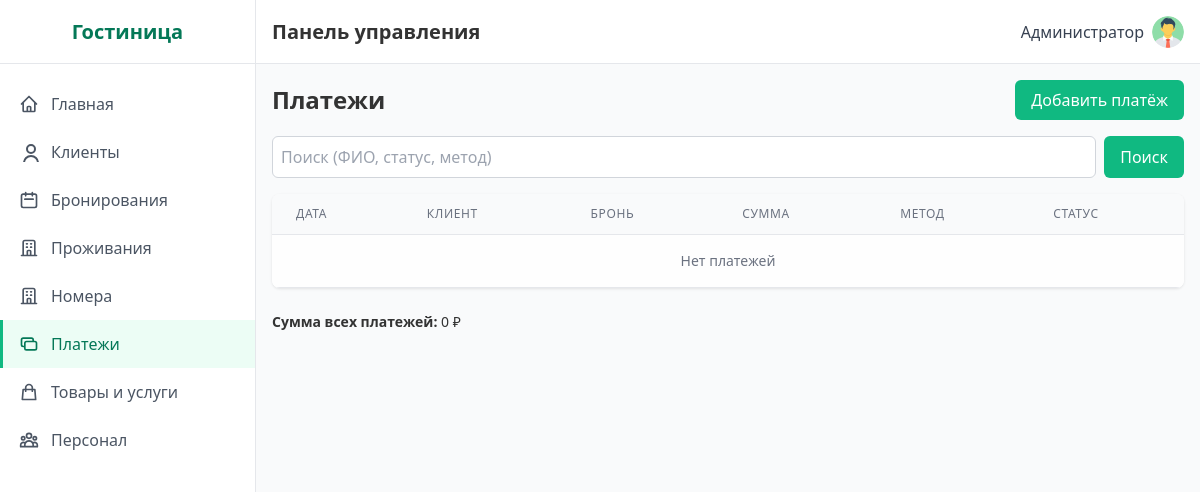
Page /payments/ (signed in) on the earlier database version.
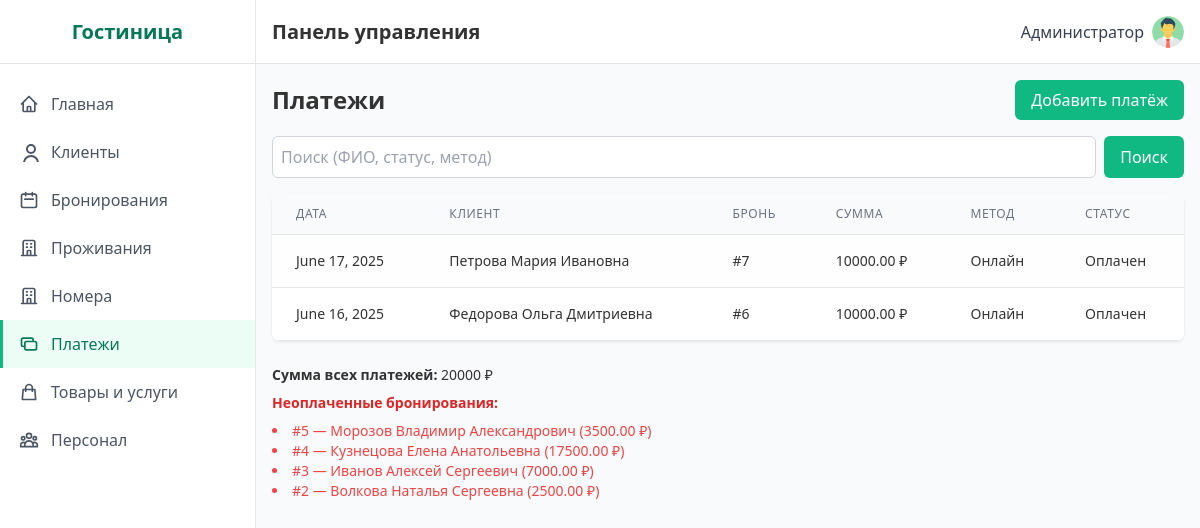
Same page on the later database version.
### hotel/models.py (models this page shows, shortened)
class Payment(models.Model):
    PAYMENT_METHOD_CHOICES = [
        ('Наличные', 'Наличные'),
        ('Карта', 'Карта'),
        ('Онлайн', 'Онлайн'),
    ]
    PAYMENT_STATUS_CHOICES = [
        ('Оплачен', 'Оплачен'),
        ('Отменен', 'Отменен'),
        ('Возврат', 'Возврат'),
    ]
    booking = models.ForeignKey(Booking, on_delete=models.CASCADE, verbose_name='Бронирование', related_name='payments')
    amount = models.DecimalField('Сумма платежа', max_digits=10, decimal_places=2)
    payment_date = models.DateField('Дата платежа', default=timezone.now)
    payment_method = models.CharField('Метод оплаты', max_length=50, choices=PAYMENT_METHOD_CHOICES)
    status = models.CharField('Статус платежа', max_length=50, choices=PAYMENT_STATUS_CHOICES, default='Оплачен')
    class Meta:
        verbose_name = 'Платеж'
        verbose_name_plural = 'Платежи'
        ordering = ['-payment_date']

class Booking(models.Model):
    BOOKING_STATUS_CHOICES = [
        ('Новый', 'Новый'),
        ('Подтвержден', 'Подтвержден'),
        ('Оплачен', 'Оплачен'),
        ('Отменен', 'Отменен'),
        ('Завершен', 'Завершен'),
    ]
    client = models.ForeignKey(Client, on_delete=models.CASCADE, verbose_name='Клиент', related_name='bookings')
    room = models.ForeignKey(Room, on_delete=models.CASCADE, verbose_name='Номер', related_name='bookings')
    checkin_date = models.DateField('Дата заезда')
    checkout_date = models.DateField('Дата выезда')
    total_price = models.DecimalField('Общая стоимость', max_digits=10, decimal_places=2, blank=True, null=True)
    status = models.CharField('Статус бронирования', max_length=50, choices=BOOKING_STATUS_CHOICES, default='Новый')
    created_at = models.DateTimeField('Дата создания', auto_now_add=True)
    updated_at = models.DateTimeField('Дата обновления', auto_now=True)
    class Meta:
        verbose_name = 'Бронирование'
        verbose_name_plural = 'Бронирования'
        ordering = ['-created_at']

class Client(models.Model):
    first_name = models.CharField('Имя', max_length=100)
    last_name = models.CharField('Фамилия', max_length=100)
    middle_name = models.CharField('Отчество', max_length=100)
    phone = models.CharField('Телефон', max_length=20, unique=True)
    email = models.EmailField('Email', max_length=100, unique=True)
    passport_data = models.CharField('Паспортные данные', max_length=50, unique=True)
    registration_date = models.DateField('Дата регистрации', default=timezone.now)
    class Meta:
        verbose_name = 'Клиент'
        verbose_name_plural = 'Клиенты'
        ordering = ['-registration_date', 'last_name']
    def get_full_name(self):
        return f"{self.last_name} {self.first_name} {self.middle_name}"

### hotel/views.py (the view, shortened to what this page needs)
# urls.py: path('payments/', views.PaymentListView.as_view(), name='payment_list'),
class PaymentListView(ProtectedView, ListView):
    model = Payment
    template_name = 'hotel/payment_list.html'
    context_object_name = 'payments'
    def get_queryset(self):
        queryset = super().get_queryset().select_related('booking', 'booking__client')
        search_query = self.request.GET.get('q')
        return queryset.order_by('-payment_date')
    def get_context_data(self, **kwargs):
        context = super().get_context_data(**kwargs)
        context['title'] = 'Платежи и отчёты'
        context['total_paid'] = self.get_queryset().aggregate(Sum('amount'))['amount__sum'] or 0
        context['unpaid_bookings'] = Booking.objects.filter(payments__isnull=True)
        return context

### templates/hotel/payment_list.html (shortened to what this page needs)
{% extends 'base.html' %}
{% block content %}
<div class="mb-8">
  <div class="flex justify-between items-center mb-4">
    <h2 class="text-2xl font-semibold">Платежи</h2>
    <a href="{% url 'payment_add' %}" class="btn-primary">Добавить платёж</a>
  </div>
  <form method="get" class="mb-4 flex space-x-2">
    <input type="text" name="q" value="{{ request.GET.q }}"
           placeholder="Поиск (ФИО, статус, метод)"
           class="border rounded p-2 flex-1">
    <button type="submit" class="btn-primary">Поиск</button>
  </form>
  <div class="bg-white rounded-lg shadow overflow-hidden">
    <table class="min-w-full divide-y divide-gray-200 text-sm">
      <thead class="bg-gray-50">
        <tr>
          <th class="px-6 py-3 text-left text-xs font-medium text-gray-500 uppercase tracking-wider">Дата</th>
          <th class="px-6 py-3 text-left text-xs font-medium text-gray-500 uppercase tracking-wider">Клиент</th>
          <th class="px-6 py-3 text-left text-xs font-medium text-gray-500 uppercase tracking-wider">Бронь</th>
          <th class="px-6 py-3 text-left text-xs font-medium text-gray-500 uppercase tracking-wider">Сумма</th>
          <th class="px-6 py-3 text-left text-xs font-medium text-gray-500 uppercase tracking-wider">Метод</th>
          <th class="px-6 py-3 text-left text-xs font-medium text-gray-500 uppercase tracking-wider">Статус</th>
        </tr>
      </thead>
      <tbody class="bg-white divide-y divide-gray-200">
        {% for p in payments %}
        <tr>
          <td class="px-6 py-4 whitespace-nowrap">{{ p.payment_date }}</td>
          <td class="px-6 py-4 whitespace-nowrap">{{ p.booking.client.get_full_name }}</td>
          <td class="px-6 py-4 whitespace-nowrap">#{{ p.booking.id }}</td>
          <td class="px-6 py-4 whitespace-nowrap">{{ p.amount }} ₽</td>
          <td class="px-6 py-4 whitespace-nowrap">{{ p.payment_method }}</td>
          <td class="px-6 py-4 whitespace-nowrap">{{ p.status }}</td>
        </tr>
        {% empty %}
        <tr>
          <td colspan="6" class="px-6 py-4 text-center text-gray-500">Нет платежей</td>
        </tr>
        {% endfor %}
      </tbody>
    </table>
  </div>
  <div class="mt-6 space-y-2 text-sm">
    <p><strong>Сумма всех платежей:</strong> {{ total_paid }} ₽</p>
    {% if unpaid_bookings %}
    <p class="text-red-600"><strong>Неоплаченные бронирования:</strong></p>
    <ul class="list-disc list-inside text-red-500">
      {% for b in unpaid_bookings %}
      <li>#{{ b.id }} — {{ b.client.get_full_name }} ({{ b.total_price }} ₽)</li>
      {% endfor %}
    </ul>
    {% endif %}
  </div>
</div>
{% endblock %}

### templates/base.html (shortened to what this page needs)
{% load static %}
<!DOCTYPE html>
<html lang="ru">
<head>
  <link href="https://cdnjs.cloudflare.com/ajax/libs/tailwindcss/2.2.19/tailwind.min.css" rel="stylesheet">
  <link href="{% static 'css/style.css' %}" rel="stylesheet">
</head>
<body class="flex h-screen bg-gray-50">
  {% if request.user.is_authenticated %}
<div class="sidebar w-64 flex-shrink-0 hidden md:block" id="sidebar">
  <div class="sidebar-brand flex items-center justify-center h-16 border-b border-gray-200">
    <h2 class="text-xl font-semibold text-green-700">Гостиница</h2>
  </div>
  <div class="py-4">
    <a href="{% url 'dashboard' %}"
       class="sidebar-link {% if request.resolver_match.url_name == 'dashboard' %}active{% endif %}">
      <span class="flex items-center">
        <svg class="w-5 h-5 mr-3" fill="none" stroke="currentColor" viewBox="0 0 24 24">
          <path stroke-linecap="round" stroke-linejoin="round" stroke-width="2"
                d="M3 12l2-2m0 0l7-7 7 7M5 10v10a1 1 0 001 1h3m10-11l2 2m-2-2v10a1 1 0
                   01-1 1h-3m-6 0a1 1 0 001-1v-4a1 1 0 011-1h2a1 1 0 011 1v4a1 1 0
                   001 1m-6 0h6"/>
        </svg>
        Главная
      </span>
    </a>
    <a href="{% url 'client_list' %}"
       class="sidebar-link {% if request.resolver_match.url_name == 'client_list' %}active{% endif %}">
      <span class="flex items-center">
        <svg class="w-5 h-5 mr-3" fill="none" stroke="currentColor" viewBox="0 0 24 24 desalination">
          <path stroke-linecap="round" stroke-linejoin="round" stroke-width="2"
                d="M16 7a4 4 0 11-8 0 4 4 0 018 0zM12 14a7 7 0
                   00-7 7h14a7 7 0 00-7-7z"/>
        </svg>
        Клиенты
      </span>
    </a>
    <a href="{% url 'booking_list' %}"
       class="sidebar-link {% if request.resolver_match.url_name == 'booking_list' %}active{% endif %}">
      <span class="flex items-center">
        <svg class="w-5 h-5 mr-3" fill="none" stroke="currentColor" viewBox="0 0 24 24">
          <path stroke-linecap="round" stroke-linejoin="round" stroke-width="2"
                d="M8 7V3m8 4V3m-9 8h10M5 21h14a2
                   2 0 002-2V7a2 2 0 00-2-2H5a2 2 0
                   00-2 2v12a2 2 0 002 2z"/>
        </svg>
        Бронирования
      </span>
    </a>
    <a href="{% url 'accommodation_list' %}"
       class="sidebar-link {% if request.resolver_match.url_name == 'accommodation_list' %}active{% endif %}">
      <span class="flex items-center">
        <svg class="w-5 h-5 mr-3" fill="none" stroke="currentColor" viewBox="0 0 24 24">
          <path stroke-linecap="round" stroke-linejoin="round" stroke-width="2"
                d="M19 21V5a2 2 0 00-2-2H7a2 2 0
                   00-2 2v16m14 0h2m-2 0h-5m-9 0H3m2
                   0h5M9 7h1m-1 4h1m4-4h1m-1
                   4h1m-5 10v-5a1 1 0 011-1h2a1
                   1 0 011 1v5m-4 0h4"/>
        </svg>
        Проживания
      </span>
    </a>
    <a href="{% url 'room_list' %}"
       class="sidebar-link {% if request.resolver_match.url_name == 'room_list' %}active{% endif %}">
      <span class="flex items-center">
        <svg class="w-5 h-5 mr-3" fill="none" stroke="currentColor" viewBox="0 0 24 24">
          <path stroke-linecap="round" stroke-linejoin="round" stroke-width="2"
                d="M19 21V5a2 2 0 00-2-2H7a2 2 0
                   00-2 2v16m14 0h2m-2 0h-5m-9 0H3m2
                   0h5M9 7h1m-1 4h1m4-4h1m-1
                   4h1m-5 10v-5a1 1 0 011-1h2a1
                   1 0 011 1v5m-4 0h4"/>
        </svg>
        Номера
      </span>
    </a>
    <a href="{% url 'payment_list' %}"
       class="sidebar-link {% if request.resolver_match.url_name == 'payment_list' %}active{% endif %}">
      <span class="flex items-center">
        <svg class="w-5 h-5 mr-3" fill="none" stroke="currentColor" viewBox="0 0 24 24">
          <path stroke-linecap="round" stroke-linejoin="round" stroke-width="2"
                d="M17 9V7a2 2 0 00-2-2H5a2
                   2 0 00-2 2v6a2 2 0 002 2h2m2
                   4h10a2 2 0 002-2v-6a2 2 0
                   00-2-2H9a2 2 0 00-2 2v6a2
                   2 0 002 2z"/>
        </svg>
        Платежи
      </span>
    </a>
    <a href="{% url 'inventory_orders' %}"
       class="sidebar-link {% if request.resolver_match.url_name == 'inventory_orders' %}active{% endif %}">
      <span class="flex items-center">
        <svg class="w-5 h-5 mr-3" fill="none" stroke="currentColor" viewBox="0 0 24 24">
          <path stroke-linecap="round" stroke-linejoin="round" stroke-width="2"
                d="M16 11V7a4 4 0 00-8 0v4M5
                   9h14l1 12H4L5 9z"/>
        </svg>
        Товары и услуги
      </span>
    </a>
    <a href="{% url 'employee_list' %}"
       class="sidebar-link {% if request.resolver_match.url_name == 'employee_list' %}active{% endif %}">
      <span class="flex items-center">
        Персонал
      </span>
    </a>
  </div>
</div>
{% endif %}
    <div class="flex-1 flex flex-col overflow-hidden">
        <header class="header flex items-center justify-between h-16 px-4 border-b border-gray-200">
            <div class="flex items-center">
                <h1 class="text-xl font-semibold">Панель управления</h1>
            </div>
            <div class="flex items-center space-x-4">
{% if request.user.is_authenticated %}
<div class="relative inline-block text-left">
  <button id="userMenuButton"
          class="flex items-center space-x-2 focus:outline-none">
    <span class="text-gray-700">
      {{ request.user.get_full_name|default:request.user.username }}
    </span>
    <img src="{{ request.user.profile.avatar_url|default:'/static/images/default-avatar.png' }}"
         alt="Аватар"
         class="w-8 h-8 rounded-full object-cover">
  </button>
</div>
{% endif %}
</div>
        </header>
        <main class="flex-1 overflow-y-auto p-4 bg-gray-50">
            {% block content %}{% endblock %}
        </main>
    </div>
</body>
</html>

### static/css/style.css (style rules this page uses)
:root { --primary-green: #10b981; --dark-green: #047857; --light-green: #a7f3d0; --bg-green: #ecfdf5; --border-gray: #e5e7eb; }
body { font-family: 'Segoe UI', Tahoma, Geneva, Verdana, sans-serif; background-color: var(--bg-green); color: #333; }
.sidebar { background-color: white; border-right: 1px solid var(--border-gray); }
.sidebar > div:first-child { border-bottom: 1px solid var(--border-gray); }
.sidebar-link { display: block; padding: 0.75rem 1rem; color: #4b5563; border-left: 3px solid transparent; transition: background-color .2s, border-color .2s; }
.sidebar-link:hover, .sidebar-link.active { background-color: var(--bg-green); color: var(--dark-green); border-left-color: var(--primary-green); }
.sidebar .sidebar-brand { width: 100%; border-bottom: 1px solid var(--border-gray); }
.header { background-color: white; border-bottom: 1px solid var(--border-gray); box-shadow: 0 1px 3px rgba(0,0,0,0.05); }
.btn-primary { background-color: var(--primary-green); color: white; padding: 0.5rem 1rem; border-radius: 0.375rem; font-weight: 500; transition: background-color .2s; display: inline-block; text-decoration: none; }
input[type="text"], input[type="email"], input[type="date"], input[type="number"], select, textarea { border: 1px solid #d1d5db; border-radius: 0.375rem; padding: 0.5rem; width: 100%; font-size: 1rem; transition: border-color .2s; }
table { width: 100%; border-collapse: collapse; }
table th, table td { padding: 0.75rem; }
table thead { background-color: #f9fafb; }
table tbody tr:nth-child(even) { background-color: #ffffff; }
table tbody tr:nth-child(odd) { background-color: #fefefe; }
table th { text-align: left; font-size: 0.75rem; text-transform: uppercase; color: #6b7280; border-bottom: 1px solid var(--border-gray); }
table td { border-bottom: 1px solid var(--border-gray); }
.mb-4 { margin-bottom: 1rem !important; }
.shadow { box-shadow: 0 1px 3px rgba(0,0,0,0.1) !important; }
.rounded { border-radius: 0.375rem !important; }

Differences in the rows shown:
added Payment: payment_date "June 17, 2025", booking.client.get_full_name "Петрова Мария Ивановна", booking.id "7", amount "10000.00", payment_method "Онлайн", status "Оплачен"
added Payment: payment_date "June 16, 2025", booking.client.get_full_name "Федорова Ольга Дмитриевна", booking.id "6", amount "10000.00", payment_method "Онлайн", status "Оплачен"
added Booking: id "5", client.get_full_name "Морозов Владимир Александрович", total_price "3500.00"
added Booking: id "4", client.get_full_name "Кузнецова Елена Анатольевна", total_price "17500.00"
added Booking: id "3", client.get_full_name "Иванов Алексей Сергеевич", total_price "7000.00"
added Booking: id "2", client.get_full_name "Волкова Наталья Сергеевна", total_price "2500.00"
Other differences:
{{ total_paid }}: "0" → "20000"
text no longer shown: "Нет платежей"
text now shown: "Неоплаченные бронирования:"
